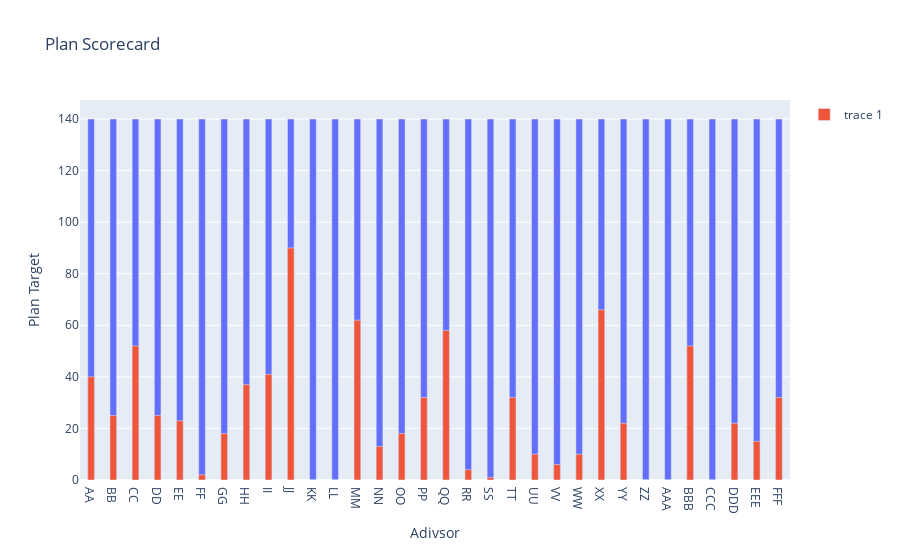

Notebook code cell kept with this figure:
### Code cell
fig1 = px.bar(df, x=df['Adivsor'], y = df['Plan Target'], title='Plan Scorecard', labels='Adivsor')
fig1.add_bar(x=df['Adivsor'], y = df['Approved Plans'])
fig1.update_layout(barmode='overlay', bargap=0.70)
fig1.show()

### Figure 1 — Plotly figure (JSON) as saved in the notebook; plotly's stock layout.template omitted (floating-point values rounded to 4 significant figures)
{"data": [{"alignmentgroup": "True", "hovertemplate": "Adivsor=%{x}<br>Plan Target=%{y}<extra></extra>", "legendgroup": "", "marker": {"color": "#636efa", "pattern": {"shape": ""}}, "name": "", "offsetgroup": "", "orientation": "v", "showlegend": false, "textposition": "auto", "type": "bar", "x": ["AA", "BB", "CC", "DD", "EE", "FF", "GG", "HH", "II", "JJ", "KK", "LL", "MM", "NN", "OO", "PP", "QQ", "RR", "SS", "TT", "UU", "VV", "WW", "XX", "YY", "ZZ", "AAA", "BBB", "CCC", "DDD", "EEE", "FFF"], "xaxis": "x", "y": [140, 140, 140, 140, 140, 140, 140, 140, 140, 140, 140, 140, 140, 140, 140, 140, 140, 140, 140, 140, 140, 140, 140, 140, 140, 140, 140, 140, 140, 140, 140, 140], "yaxis": "y"}, {"type": "bar", "x": ["AA", "BB", "CC", "DD", "EE", "FF", "GG", "HH", "II", "JJ", "KK", "LL", "MM", "NN", "OO", "PP", "QQ", "RR", "SS", "TT", "UU", "VV", "WW", "XX", "YY", "ZZ", "AAA", "BBB", "CCC", "DDD", "EEE", "FFF"], "y": [40, 25, 52, 25, 23, 2, 18, 37, 41, 90, 0, 0, 62, 13, 18, 32, 58, 4, 1, 32, 10, 6, 10, 66, 22, 0, 0, 52, 0, 22, 15, 32]}], "layout": {"bargap": 0.7, "barmode": "overlay", "legend": {"tracegroupgap": 0}, "title": {"text": "Plan Scorecard"}, "xaxis": {"anchor": "y", "domain": [0, 1], "title": {"text": "Adivsor"}}, "yaxis": {"anchor": "x", "domain": [0, 1], "title": {"text": "Plan Target"}}}}
